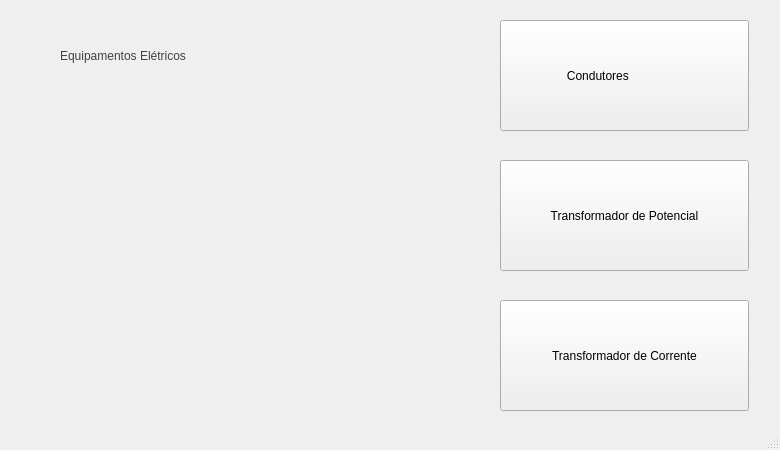
<?xml version="1.0" encoding="UTF-8"?>
<ui version="4.0">
 <class>MainWindow</class>
 <widget class="QMainWindow" name="MainWindow">
  <property name="geometry">
   <rect>
    <x>0</x>
    <y>0</y>
    <width>780</width>
    <height>450</height>
   </rect>
  </property>
  <property name="minimumSize">
   <size>
    <width>780</width>
    <height>450</height>
   </size>
  </property>
  <property name="maximumSize">
   <size>
    <width>780</width>
    <height>450</height>
   </size>
  </property>
  <property name="windowTitle">
   <string>Equipamentos Elétricos</string>
  </property>
  <property name="autoFillBackground">
   <bool>true</bool>
  </property>
  <property name="styleSheet">
   <string notr="true"/>
  </property>
  <widget class="QWidget" name="centralwidget">
   <property name="maximumSize">
    <size>
     <width>800</width>
     <height>16777215</height>
    </size>
   </property>
   <widget class="QPushButton" name="pushButton_Condutores">
    <property name="geometry">
     <rect>
      <x>500</x>
      <y>20</y>
      <width>249</width>
      <height>111</height>
     </rect>
    </property>
    <property name="styleSheet">
     <string notr="true"/>
    </property>
    <property name="text">
     <string>Condutores                </string>
    </property>
    <property name="icon">
     <iconset>
      <normaloff>Wire Cu.png</normaloff>Wire Cu.png</iconset>
    </property>
    <property name="iconSize">
     <size>
      <width>50</width>
      <height>50</height>
     </size>
    </property>
    <property name="autoDefault">
     <bool>false</bool>
    </property>
    <property name="flat">
     <bool>false</bool>
    </property>
   </widget>
   <widget class="QPushButton" name="pushButton_Tp">
    <property name="geometry">
     <rect>
      <x>500</x>
      <y>160</y>
      <width>249</width>
      <height>111</height>
     </rect>
    </property>
    <property name="text">
     <string>Transformador de Potencial</string>
    </property>
    <property name="icon">
     <iconset>
      <normaloff>TP.png</normaloff>TP.png</iconset>
    </property>
    <property name="iconSize">
     <size>
      <width>50</width>
      <height>50</height>
     </size>
    </property>
   </widget>
   <widget class="QPushButton" name="pushButton_Tc">
    <property name="geometry">
     <rect>
      <x>500</x>
      <y>300</y>
      <width>249</width>
      <height>111</height>
     </rect>
    </property>
    <property name="text">
     <string>Transformador de Corrente</string>
    </property>
    <property name="icon">
     <iconset>
      <normaloff>TC.png</normaloff>TC.png</iconset>
    </property>
    <property name="iconSize">
     <size>
      <width>50</width>
      <height>50</height>
     </size>
    </property>
   </widget>
   <widget class="QLabel" name="label">
    <property name="geometry">
     <rect>
      <x>-30</x>
      <y>110</y>
      <width>521</width>
      <height>271</height>
     </rect>
    </property>
    <property name="text">
     <string/>
    </property>
    <property name="pixmap">
     <pixmap>My Post2.png</pixmap>
    </property>
    <property name="scaledContents">
     <bool>true</bool>
    </property>
   </widget>
   <widget class="QLabel" name="label_2">
    <property name="geometry">
     <rect>
      <x>60</x>
      <y>10</y>
      <width>381</width>
      <height>91</height>
     </rect>
    </property>
    <property name="styleSheet">
     <string notr="true">font: 24pt &quot;MS Reference Sans Serif&quot;;
color: rgb(60, 66, 69);</string>
    </property>
    <property name="text">
     <string>Equipamentos Elétricos</string>
    </property>
   </widget>
  </widget>
  <widget class="QMenuBar" name="menubar">
   <property name="geometry">
    <rect>
     <x>0</x>
     <y>0</y>
     <width>780</width>
     <height>20</height>
    </rect>
   </property>
  </widget>
  <widget class="QStatusBar" name="statusbar"/>
 </widget>
 <resources/>
 <connections/>
</ui>
